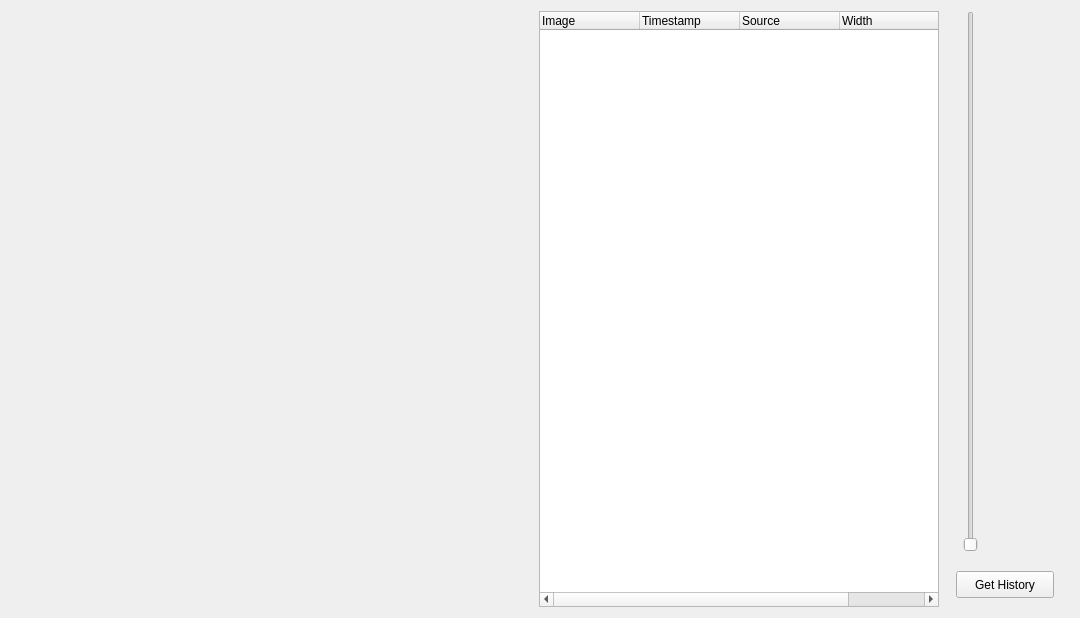
<?xml version="1.0" encoding="UTF-8"?>
<ui version="4.0">
 <class>VideoEditorWidget</class>
 <widget class="QWidget" name="VideoEditorWidget">
  <property name="geometry">
   <rect>
    <x>0</x>
    <y>0</y>
    <width>1080</width>
    <height>618</height>
   </rect>
  </property>
  <property name="windowTitle">
   <string>ImageManagerWidget</string>
  </property>
  <layout class="QHBoxLayout" name="horizontalLayout_2">
   <property name="sizeConstraint">
    <enum>QLayout::SetDefaultConstraint</enum>
   </property>
   <item>
    <widget class="QWidget" name="widget" native="true">
     <property name="sizePolicy">
      <sizepolicy hsizetype="Expanding" vsizetype="Expanding">
       <horstretch>0</horstretch>
       <verstretch>0</verstretch>
      </sizepolicy>
     </property>
     <property name="minimumSize">
      <size>
       <width>500</width>
       <height>0</height>
      </size>
     </property>
     <property name="maximumSize">
      <size>
       <width>500</width>
       <height>16777215</height>
      </size>
     </property>
     <layout class="QHBoxLayout" name="horizontalLayout">
      <property name="margin">
       <number>0</number>
      </property>
      <item>
       <widget class="QLabel" name="image_view">
        <property name="minimumSize">
         <size>
          <width>500</width>
          <height>0</height>
         </size>
        </property>
        <property name="maximumSize">
         <size>
          <width>500</width>
          <height>16777215</height>
         </size>
        </property>
        <property name="text">
         <string/>
        </property>
       </widget>
      </item>
     </layout>
    </widget>
   </item>
   <item>
    <widget class="QWidget" name="widget_2" native="true">
     <property name="minimumSize">
      <size>
       <width>400</width>
       <height>0</height>
      </size>
     </property>
     <property name="maximumSize">
      <size>
       <width>400</width>
       <height>16777215</height>
      </size>
     </property>
     <layout class="QVBoxLayout" name="verticalLayout">
      <property name="margin">
       <number>0</number>
      </property>
      <item>
       <widget class="QTreeWidget" name="treeWidget">
        <property name="minimumSize">
         <size>
          <width>400</width>
          <height>0</height>
         </size>
        </property>
        <property name="maximumSize">
         <size>
          <width>400</width>
          <height>16777215</height>
         </size>
        </property>
        <column>
         <property name="text">
          <string>Image</string>
         </property>
        </column>
        <column>
         <property name="text">
          <string>Timestamp</string>
         </property>
        </column>
        <column>
         <property name="text">
          <string>Source</string>
         </property>
        </column>
        <column>
         <property name="text">
          <string>Width</string>
         </property>
        </column>
        <column>
         <property name="text">
          <string>Height</string>
         </property>
        </column>
       </widget>
      </item>
     </layout>
    </widget>
   </item>
   <item>
    <widget class="QWidget" name="widget_3" native="true">
     <property name="minimumSize">
      <size>
       <width>100</width>
       <height>0</height>
      </size>
     </property>
     <property name="maximumSize">
      <size>
       <width>100</width>
       <height>16777215</height>
      </size>
     </property>
     <widget class="QSlider" name="timeslider">
      <property name="geometry">
       <rect>
        <x>0</x>
        <y>0</y>
        <width>29</width>
        <height>541</height>
       </rect>
      </property>
      <property name="orientation">
       <enum>Qt::Vertical</enum>
      </property>
     </widget>
     <widget class="QLabel" name="timelabel">
      <property name="geometry">
       <rect>
        <x>20</x>
        <y>210</y>
        <width>80</width>
        <height>25</height>
       </rect>
      </property>
      <property name="minimumSize">
       <size>
        <width>80</width>
        <height>25</height>
       </size>
      </property>
      <property name="maximumSize">
       <size>
        <width>80</width>
        <height>25</height>
       </size>
      </property>
      <property name="text">
       <string/>
      </property>
     </widget>
     <widget class="QPushButton" name="pushButton">
      <property name="geometry">
       <rect>
        <x>0</x>
        <y>560</y>
        <width>98</width>
        <height>27</height>
       </rect>
      </property>
      <property name="text">
       <string>Get History</string>
      </property>
     </widget>
     <zorder>timeslider</zorder>
     <zorder>timelabel</zorder>
     <zorder>pushButton</zorder>
     <zorder>treeWidget</zorder>
     <zorder>widget_2</zorder>
    </widget>
   </item>
  </layout>
 </widget>
 <layoutdefault spacing="6" margin="11"/>
 <resources/>
 <connections/>
</ui>
